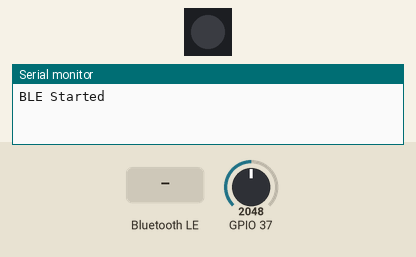
This sketch was run on a simulated ESP32. On the bench: 1 RGB LEDs in strip order, left to right, the last lines printed to the serial monitor. Inputs (shaded band) come from the test bench; at power-on: GPIO 37 = 2048 (analog values on the 0–4095 scale). Dim RGB values are drawn brighter than linear; nothing arrives over Bluetooth unless stated; a phone connects over Bluetooth LE 3 s after start.

Above: at 0.1 s.
At 3.1 s:
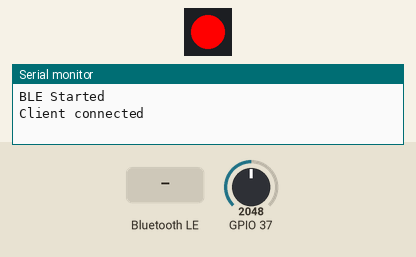
3.2 s: Bluetooth LE write "1" received
At 5.5 s:
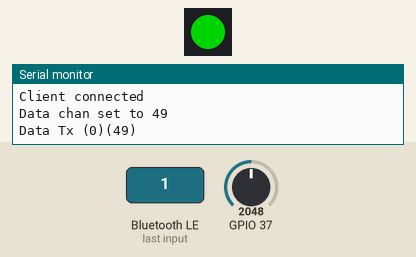
Timing chart, 0 to 12.0 s (numbered marks = the images above; inputs shaded):
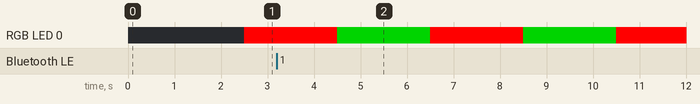

The sketch:

ble-logger-notify.ino
```cpp
/*
 * Program: BLE Logger Notify
 * Purpose: Send data to the client app via notifications.
 * v1: Constant Data.
 * v2: Configure sample Rate and Channel.
 */

#include <NimBLEDevice.h>
#include <Arduino.h>
#include <FastLED.h>

// Board hardware settings
#define PIN_BUTTON  9
#define NUM_LEDS    1
#define DATA_PIN    8

// BLE Characteristics
#define SAMPLE_DATA_SERV "99b3357d-3edf-4dfd-a6de-7a409c0be76b"
#define SAMPLE_DATA_UUID "20c03e1b-a755-4882-baad-5eaa29e1ce70"
#define SAMPLE_RATE_UUID "20c03e1b-a755-4882-baad-5eaa29e1ce71"
#define SAMPLE_CHAN_UUID "20c03e1b-a755-4882-baad-5eaa29e1ce72"

// LED Globals
CRGB leds[NUM_LEDS];
int  loopCount = 0;

// ADC Globals and callback.
#define NSAMPLES  4
hw_timer_t* timer = NULL;

volatile uint16_t adcBuffer[2][NSAMPLES];
volatile uint8_t  adcIndex = 0;
volatile uint8_t  adcBufNum = 0;
volatile bool adcBuf0Full = false;
volatile bool adcBuf1Full = false;
volatile bool adcOverrun = false;

uint32_t SampleMsec = 0;
uint8_t  SampleChan = 0;

void ARDUINO_ISR_ATTR onTimer()
{
  // Grab the current sample first thing to provide more consistent timing.
  volatile uint16_t adcValue = analogRead(A1);      // or the GPIO you use
  adcValue += analogRead(A1);

  if(adcIndex >= NSAMPLES)
  {
    // Mark the current buffer as full.
    if(adcBufNum == 0) adcBuf0Full = true;
    if(adcBufNum == 1) adcBuf1Full = true;

    // Toggle buffer, check for data overrun, restart the index.
    adcBufNum ^= 1;
    if((adcBufNum == 0) && adcBuf0Full) adcOverrun = true;
    if((adcBufNum == 1) && adcBuf1Full) adcOverrun = true;
    adcIndex = 0;
  }

  // Save the sample.
  adcBuffer[adcBufNum][adcIndex++] = adcValue/2;
}

NimBLEServer* pServer;
NimBLECharacteristic* pChrData;   // The data transfer characteristic.
NimBLECharacteristic* pChrRate;   // The data rate characteristic.
NimBLECharacteristic* pChrChan;   // The data channel characteristic.

void setSampleMsec(uint32_t msec) // milliseconds
{
  SampleMsec = msec;
  yield();
  timerAlarm(timer, msec*1000L, true, 0);
}

void setSampleChan(uint8_t chan)
{
  SampleChan = chan;
}

// ServerCallbacks
// We need to catch the disconnect to reenable advertising so that it
// will work more than one time.
class ServerCallbacks : public NimBLEServerCallbacks
{
public:
    void onConnect(NimBLEServer* pServer, NimBLEConnInfo& connInfo) override
    {
      Serial.println("Client connected");
    }

    void onDisconnect(NimBLEServer* pServer, NimBLEConnInfo& connInfo, int reason) override
    {
      Serial.println("Client disconnected - restarting advertising");
      NimBLEDevice::getAdvertising()->start();
    }
};

class ConfigCallbacks : public NimBLECharacteristicCallbacks {
    void onWrite(NimBLECharacteristic *pCharacteristic,
                 NimBLEConnInfo& connInfo) override {

        if (pCharacteristic == pChrRate) {
            auto val = pCharacteristic->getValue();
            if (val.size() >= 4) {
                uint32_t rate = val[0] | (val[1] << 8) | (val[2] << 16) | (val[3] << 24);
                setSampleMsec(rate);
                Serial.printf("Sample rate set to %lu ms\n", rate);
            }
        }
        else if (pCharacteristic == pChrChan) {
            auto val = pCharacteristic->getValue();
            if (val.size() >= 1) {
                uint8_t chan = val[0];
                setSampleChan(chan);
                Serial.printf("Data chan set to %d\n", chan);
            }
        }
    }
};

ServerCallbacks serverCallbacks;  // Callback for BLE connection
ConfigCallbacks configCallbacks;  // Callback for characteristic writes

void setup()
{
    Serial.begin(9600);
    NimBLEDevice::init("ESP32-DataLogger");
    pServer = NimBLEDevice::createServer();
    pServer->setCallbacks(&serverCallbacks);

    NimBLEService* pService = pServer->createService(SAMPLE_DATA_SERV);
    pChrData = pService->createCharacteristic(
        SAMPLE_DATA_UUID,
        NIMBLE_PROPERTY::READ |
        NIMBLE_PROPERTY::NOTIFY
    );

    pChrRate = pService->createCharacteristic(
        SAMPLE_RATE_UUID,
        NIMBLE_PROPERTY::READ | NIMBLE_PROPERTY::WRITE // | NIMBLE_PROPERTY::WRITE_NR
    );

    pChrRate->setCallbacks(&configCallbacks);

    pChrChan = pService->createCharacteristic(
        SAMPLE_CHAN_UUID,
        NIMBLE_PROPERTY::READ | NIMBLE_PROPERTY::WRITE // | NIMBLE_PROPERTY::WRITE_NR
    );

    pChrChan->setCallbacks(&configCallbacks);

    pService->start();

    // Configure advertising then start.
    NimBLEAdvertising* pAdvertising = NimBLEDevice::getAdvertising();

    NimBLEAdvertisementData advData;
    advData.setName("ESP32-DataLogger");
    advData.addServiceUUID(SAMPLE_DATA_SERV);
    pAdvertising->setAdvertisementData(advData);

    pAdvertising->start();
    Serial.println("BLE Started");

    FastLED.addLeds<SK6812, DATA_PIN, GRB>(leds, NUM_LEDS);

    // 1. Initialize timer at 1 MHz (1 tick = 1 microsecond)
    timer = timerBegin(1000000);

    // 2. Attach the ISR function to the timer
    timerAttachInterrupt(timer, &onTimer);

    // 3. Set alarm to trigger every 500,000 ticks (500ms),
    // autoreload = true, reload count = 0 (unlimited)
    timerAlarm(timer, 500000, true, 0);

    // 4. Turn off pull-up.
    gpio_pullup_dis(GPIO_NUM_1);

    // Disable pull-up on A1 (GPIO1)
    gpio_set_pull_mode((gpio_num_t)1, GPIO_FLOATING);  // Or GPIO_NUM_1

    analogReadResolution(12);  // Ensure 12-bit (0-4095)
    // Optional: Set attenuation for full 0-3.3V range
    //analogSetAttenuation(ADC_11db);
    analogSetAttenuation(ADC_0db);  // Most accurate, 0-1.1V range

    return;
}

void loop()
{
  static int8_t bufIndex = 0;
  uint16_t data[NSAMPLES];
  volatile bool *pFlag;

  portMUX_TYPE mux = portMUX_INITIALIZER_UNLOCKED;

  // Wait for the next buffer of data being collected by interrupt.
  pFlag=NULL;
  while(pFlag == NULL)
  {
    if((bufIndex == 0) && adcBuf0Full)
    {
      pFlag = &adcBuf0Full;
    }
    else
    if((bufIndex == 1) && adcBuf1Full)
    {
      pFlag = &adcBuf1Full;
    }
    else
    {
      // CPU stays active.  Use sleep() to use minimal power.
      delay(500);
    }

    if(pFlag)
    {
      portENTER_CRITICAL(&mux);
      memcpy(data, (uint16_t *)adcBuffer[bufIndex], sizeof(data));
      *pFlag = false;
      bufIndex ^= 1;
      portEXIT_CRITICAL(&mux);
    }
  }

  // USE THIS TO MONITOR THE BLE CONNECTED STATE WITHOUT CALLBACKS.
  // if (pServer->getConnectedCount() > 0) {
  //     // connected — sample and notify
  //     pChrData->setValue(dataBuffer, dataLength);
  //     pChrData->notify();
  // }

  if(pServer->getConnectedCount() > 0)
  {
    // To transmit data (call repeatedly in loop)
    pChrData->setValue((uint8_t *) data, sizeof(data));    // Set Values with a uint8_t array[].
    pChrData->notify();   // <-- pushes data to connected client
    //Serial.println("Data sent");
    Serial.printf("Data Tx (%ld)(%d)\n", SampleMsec, SampleChan);
  }

  // Blink LEDs to show activity.
  leds[0] = ++loopCount & 1 ? CRGB::Red : CRGB::Green;
  FastLED.show();

}
```
